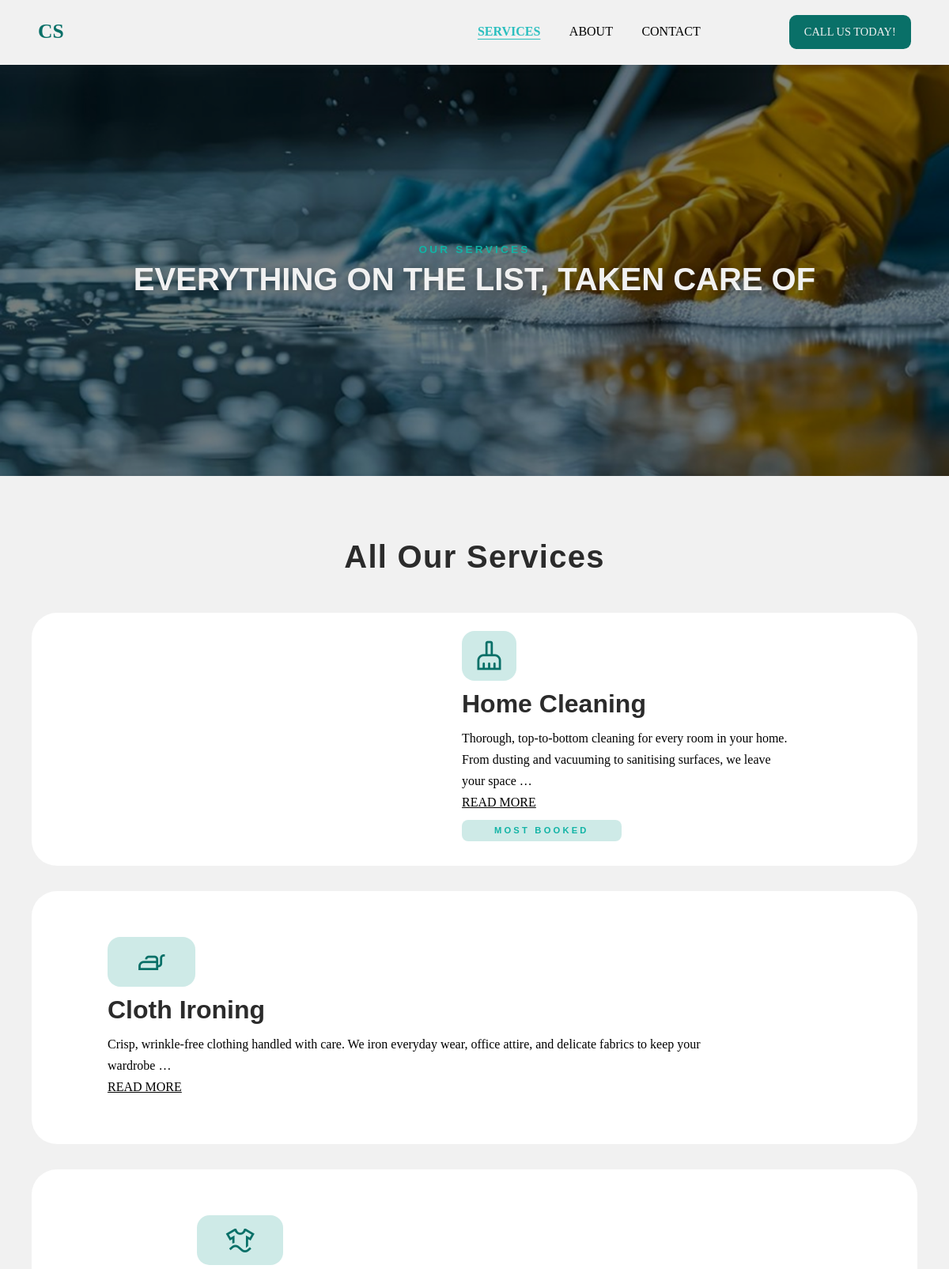
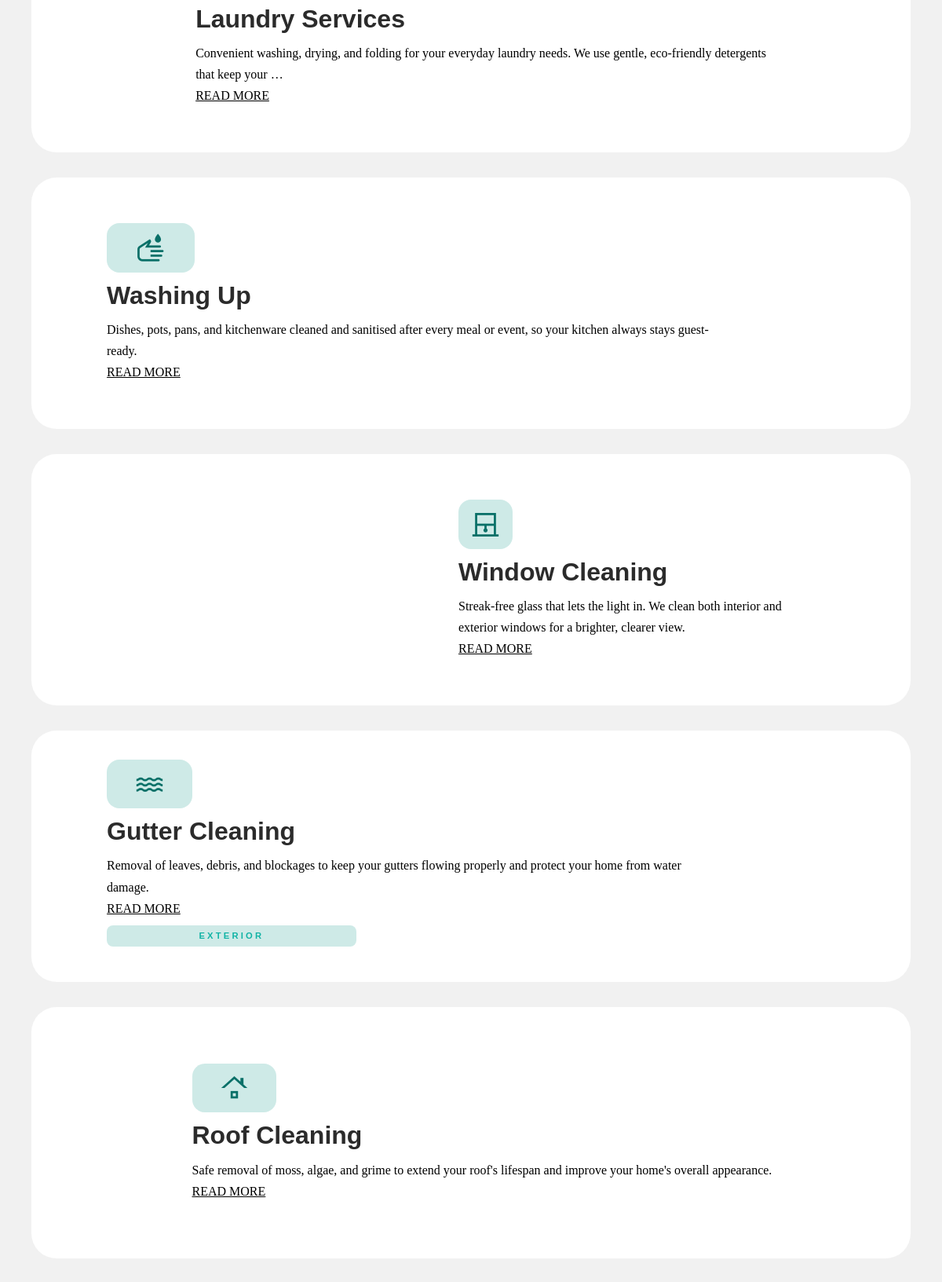
The app's page /service (upper part) with its own data (2 pictures, top to bottom).
### company/models.py (models this page shows, shortened)
class Services(models.Model):
    image_id = models.CharField(max_length=100)
    icon_id = models.CharField(max_length=100)
    title = models.CharField(max_length=255)
    description = models.CharField(max_length=255)
    extras = models.CharField(max_length=100, blank=True, null=True)

### company/views.py (the view)
# urls.py: path('service', service, name='service'),
def service(request):
    services = Services.objects.all()
    context = {
        'services': services
    }
    return render(request, 'service.html', context=context)

### company/context_processors.py (called while the page is built)
def global_site_data(request):
   return {
       'coy': CompanyInfo.objects.all().first(),
   }

### company/templates/service.html (shortened to what this page needs)
{% extends "base.html" %} {% load static %}
  {% block content %}
  <main>
    <section class="service-hero-image">
      <section class="service-hero-content">
        <h4>OUR SERVICES</h4>
        <h3>EVERYTHING ON THE LIST, TAKEN CARE OF</h3>
      </section>
    </section>
    <section class="service-page">
      <h2>All Our Services</h2>
      <section class="service-page-grid">
        {% for items in services %}
        <section class="service-page-card">
          <div class="service-page-grid-content extra">
            <span class="material-symbols-outlined"> {{items.icon_id}} </span>
            <h3>{{items.title}}</h3>
            <p>{{items.description|truncatechars:150}}</p>
            <a href="{% url 'service_detail' items.id %}"> READ MORE </a>
            {% if items.extras %}
            <h4 class="additional-tags">{{items.extras}}</h4>
            {% endif%}
          </div>
        </section>
        {% endfor %}
      </section>
    </section>
  </main>
  {% endblock %}

### static/css/index.css (style rules this page uses)
* { margin: 0; padding: 0; box-sizing: border-box; }
:root { --primary-color: rgb(9, 112, 104); --hover-color: rgb(17, 179, 165); --secondary-color: rgb(241, 241, 241); --card-color: white; --card-overlay-color: rgba(13, 148, 136, 0.2); --image-overlay-color: rgba(13, 148, 136, 0.5); --header-overlay-color: rgba(0, 0, 0, 0.5); --section-padding: 5rem 2.5rem; --tablet-padding: 3rem 1.8rem; --mobile-padding: 2.5rem 1rem; --h2-font-color: rgb(43, 43, 43); --text-font-family: "Times New Roman", Times, serif; }
html { scroll-behavior: smooth; }
body { font-family: Arial, Helvetica, sans-serif; }
p { font-family: var(--text-font-family); }
a { text-decoration: none; color: var(--secondary-color); font-family: var(--text-font-family); }
h2 { text-align: center; font-weight: 550; padding-bottom: 3rem; font-size: 2.5rem; letter-spacing: 0.08rem; color: var(--h2-font-color); }
h4 { color: var(--hover-color); letter-spacing: 0.2rem; margin-bottom: 0.5rem; font-size: 0.85rem; }
.service-hero-image { background-image: url("/static/images/section-header.jpg"); height: 65vh; background-size: cover; background-position: center; background-repeat: no-repeat; width: 100%; margin-top: 82px; display: flex; flex-direction: column; justify-content: center; }
.service-hero-image::after { content: ""; position: absolute; top: 0; left: 0; width: 100%; height: 65vh; margin-top: 82px; background-color: var(--header-overlay-color); z-index: 0; }
.service-hero-content { text-align: center; position: relative; z-index: 4; }
.service-hero-content h4 { text-shadow: 0 2px 10px var(--image-overlay-color); }
.service-hero-content h3 { font-size: 2.5rem; text-shadow: 0 2px 10px rgba(0, 0, 0, 0.25); color: var(--secondary-color); }
.service-page { padding: var(--section-padding); background-color: var(--secondary-color); text-align: center; }
.service-page-grid { display: grid; grid-template-columns: 1fr; gap: 2rem; }
.service-page-card { display: flex; align-items: center; text-align: start; background-color: var(--card-color); border-radius: 2rem; height: 20rem; }
.service-page-grid-content { padding-left: 6rem; line-height: 1.7rem; }
.service-page-grid-content p { padding-right: 10rem; }
.service-page-grid-content span { width: 12%; height: 20%; text-align: center; font-size: 2.5rem; background-color: var(--card-overlay-color); padding: 0.7rem; border-radius: 1rem; }
.service-page-grid-content h3 { font-size: 2rem; color: var(--h2-font-color); padding: 1.5rem 0rem; }
.extra h3 { padding: 1rem 0rem; }
.service-page-grid-content h4 { background-color: var(--card-overlay-color); text-align: center; width: 35%; border-radius: 0.5rem; font-size: 0.7rem; margin-top: 0.5rem; }
.service-page-grid a { color: black; text-decoration: underline; }
.material-symbols-outlined { color: var(--primary-color); font-size: 1.7rem; }

### records on screen
Services: title "Home Cleaning", description "Thorough, top-to-bottom cleaning for every room in your home. From dusting and vacuuming to sanitising surfaces, we leave your space …", extras "MOST BOOKED"
Services: icon_id "iron", title "Cloth Ironing", description "Crisp, wrinkle-free clothing handled with care. We iron everyday wear, office attire, and delicate fabrics to keep your wardrobe …"
Services: icon_id "laundry", title "Laundry Services", description "Convenient washing, drying, and folding for your everyday laundry needs. We use gentle, eco-friendly detergents that keep your …"
Services: icon_id "wash", title "Washing Up", description "Dishes, pots, pans, and kitchenware cleaned and sanitised after every meal or event, so your kitchen always stays guest-ready."
Services: title "Window Cleaning", description "Streak-free glass that lets the light in. We clean both interior and exterior windows for a brighter, clearer view."
Services: icon_id "water", title "Gutter Cleaning", description "Removal of leaves, debris, and blockages to keep your gutters flowing properly and protect your home from water damage.", extras "EXTERIOR"
Services: icon_id "roofing", title "Roof Cleaning", description "Safe removal of moss, algae, and grime to extend your roof's lifespan and improve your home's overall appearance."
